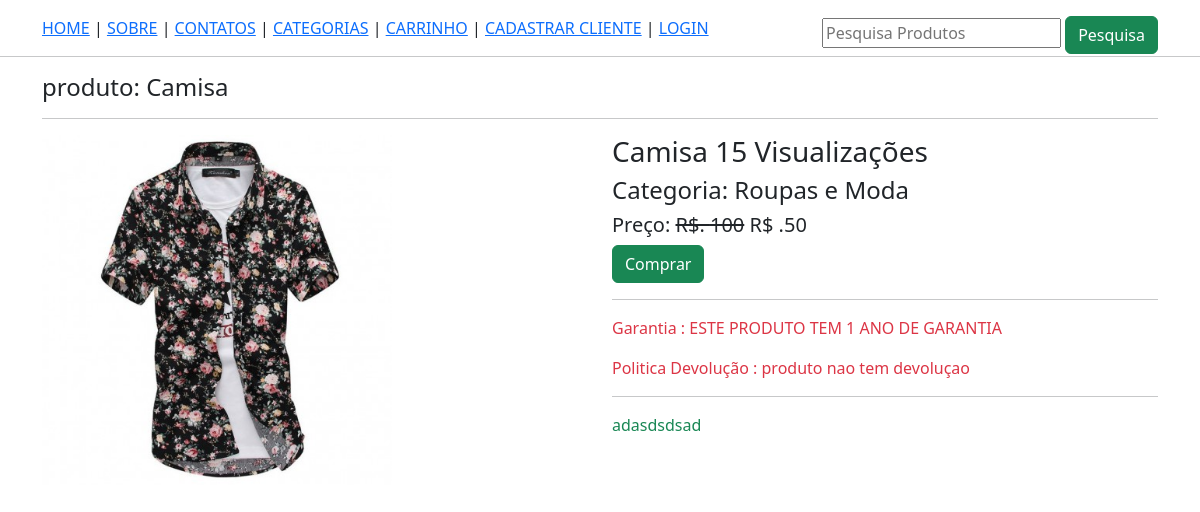
Page /produto/camisa-masculina/ on the committed database.
### lojaapp/models.py (models this page shows, shortened)
class Produto(models.Model):
    titulo = models.CharField(max_length =200)
    slug = models.SlugField(unique = True)
    categoria = models.ForeignKey(Categoria,on_delete=models.CASCADE)
    image = models.ImageField(upload_to= "produtos")
    preco_mercado = models.PositiveIntegerField()
    venda = models.PositiveIntegerField()
    discricao = models.TextField()
    garantia = models.CharField(max_length =300, null = True, blank = True)
    return_devolucao = models.CharField(max_length =300, null = True, blank = True)
    visualizacao = models.PositiveIntegerField(default = 0)

class Categoria(models.Model):
    titulo = models.CharField(max_length =200)
    slug = models.SlugField(unique = True)
    def __str__(self):
        return self.titulo

### lojaapp/views.py (the view)
# urls.py: path('produto/<slug:slug>/', ProdutoDetalheView.as_view(), name='produtodetelahe'),
class ProdutoDetalheView(LojaMixin, TemplateView):
    template_name = 'produtodetalher.html'
    def get_context_data(self, **kwargs ):
        context = super().get_context_data(**kwargs)
        url_slug = self.kwargs['slug']
        produto = Produto.objects.get(slug=url_slug)
        produto.visualizacao += 1
        produto.save()
        context['produto'] = produto
        return context

### lojaapp/views.py (called while the page is built)
    def dispatch(self, request, *args, **kwargs):
        carro_id = request.session.get("carro_id")
        if carro_id:
            carro_obj = Carro.objects.get(id=carro_id)
            if request.user.is_authenticated and hasattr(request.user, 'cliente'):
                carro_obj.cliente = request.user.cliente
                carro_obj.save()
        return super().dispatch(request, *args, **kwargs)

### lojaapp/templates/produtodetalher.html (shortened to what this page needs)
{% extends 'base.html' %}
{% block content %}
<div class="container">
    <h4 >produto: {{produto.titulo}}</h4><hr>
<div class="row">
    <div class="col-md-6">
        <img src= "{{produto.image.url}}" alt ="" class = "img-fluid"  width="350px">
    </div>
    <div class="col-md-6 text-left">
        <h3 > {{produto.titulo}} {{produto.visualizacao}} Visualizações</h3>
        <h4> Categoria: {{produto.categoria}} </h4>
        <h5> Preço: <strike>R$. {{produto.preco_mercado}}</strike> R$ .{{produto.venda}}</h5>
        <a href="{% url 'lojaapp:addcarro' produto.id%}" class ="btn btn-success">Comprar</a><hr>
        <p class ="text-danger"> Garantia : {{produto.garantia}} </p>
         <p class ="text-danger">Politica Devolução : {{produto.return_devolucao }} </p> <hr>
         <p class ="text-success">{{produto.discricao}} </p>
   </div>
   </div>
</div>
{% endblock %}

### rows in the picture
Produto: titulo "Camisa", image (picture), visualizacao "15", categoria "Roupas e Moda", preco_mercado "100", venda "50", garantia "ESTE PRODUTO TEM 1 ANO DE GARANTIA", return_devolucao "produto nao tem devoluçao", discricao "adasdsdsad"
